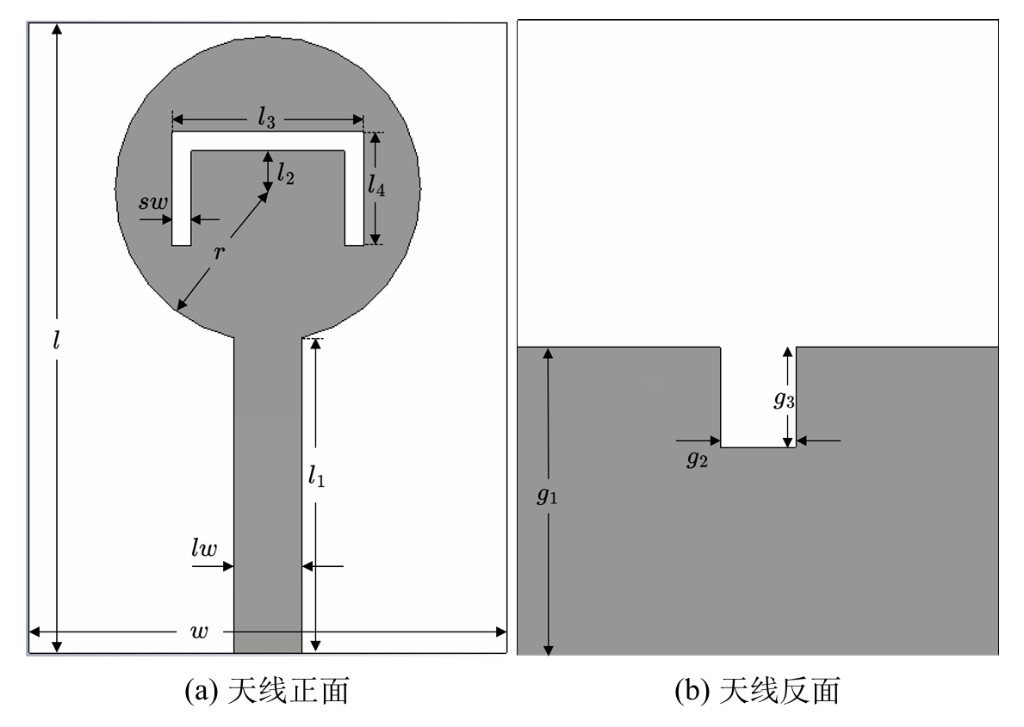
#> input picture report/figs/geometry.jpg, 1024 x 727 px
$ python build_report.py
#> lines starting #> are read from the running program, lines starting #| are printed output that depends on the picture
"""逐页生成学术报告 PDF。"""

from collections import defaultdict
from pathlib import Path
import csv
import re

from matplotlib.path import Path as MplPath
from matplotlib.patches import PathPatch, Rectangle

import matplotlib.pyplot as plt
from matplotlib.backends.backend_pdf import PdfPages

ROOT = Path(__file__).resolve().parent
OUT = ROOT / "基于AI-Agent的HFSS天线优化方法.pdf"
RUN = ROOT.parent / "eval/exams/uwb_circular_notch/runs/20260819-222718"
if not RUN.is_dir():
    RUN = ROOT.parent / "eval/archive/exams/uwb_circular_notch/runs/20260819-222718"
S11_INIT = RUN / "round-000-s11.csv"
S11_R001 = RUN / "round-001-s11.csv"
S11_R002 = RUN / "round-002-s11.csv"
S11_R003 = RUN / "round-003-s11.csv"
S11_R004 = RUN / "round-004-s11.csv"
S11_R005 = RUN / "round-005-s11.csv"
S11_R006 = RUN / "round-006-s11.csv"
S11_R007 = RUN / "round-007-s11.csv"
S11_R008 = RUN / "round-008-s11.csv"
S11_FINAL = RUN / "s11.csv"

plt.rcParams.update(
    {
        "font.sans-serif": ["Microsoft YaHei", "SimHei", "SimSun"],
        "axes.unicode_minus": False,
        "pdf.fonttype": 42,
    }
)

SLIDE = (13.333, 7.5)


def new_slide():
    fig = plt.figure(figsize=SLIDE, facecolor="white")
    ax = fig.add_axes((0, 0, 1, 1))
    ax.set_xlim(0, 1)
    ax.set_ylim(0, 1)
    ax.axis("off")
    return fig, ax


def heading(ax, title: str) -> None:
    ax.text(0.08, 0.90, title, ha="left", va="top", fontsize=22, color="black")


# [57 lines left out: function speech_bubble, not called in this run]


def page_01(pdf: PdfPages) -> None:
    fig, ax = new_slide()
    ax.text(
        0.5,
        0.56,
        "基于AI Agent，MCP及Skill的HFSS天线优化方法（早期demo）",
        ha="center",
        va="center",
        fontsize=24,
        color="black",
    )
    ax.text(0.5, 0.36, "陈彦松", ha="center", va="center", fontsize=16, color="black")
    ax.text(0.5, 0.28, "2026年8月", ha="center", va="center", fontsize=14, color="black")
    pdf.savefig(fig)
    plt.close(fig)


def page_02(pdf: PdfPages) -> None:
    fig, ax = new_slide()
    heading(ax, "目录")
    entries = [
        (3, "Agent、MCP、Skill"),
        (4, "工作过程"),
        (5, "Agent工作实例展示"),
        (6, "天线结构"),
        (7, "初始 S11 与优化目标"),
        (8, "初始天线俯视图"),
        (9, "初始判断"),
        (10, "第一轮扫参"),
        (11, "第一轮结果"),
        (12, "第二轮扫参"),
        (13, "第二轮结果"),
        (14, "修改参数"),
        (15, "第三轮扫参"),
        (16, "第三轮结果"),
        (17, "第四轮扫参"),
        (18, "第四轮结果"),
        (19, "第五轮扫参"),
        (20, "第五轮结果"),
        (21, "修改参数"),
        (22, "第六轮扫参"),
        (23, "第六轮结果"),
        (24, "第七轮扫参"),
        (25, "第七轮结果"),
        (26, "第八轮扫参"),
        (27, "第八轮结果"),
        (28, "交卷"),
        (29, "交卷天线俯视图"),
        (30, "与已有工作的对比"),
    ]
    mid = (len(entries) + 1) // 2
    columns = (entries[:mid], entries[mid:])
    xs = ((0.08, 0.46), (0.54, 0.92))
    for (x0, x1), col in zip(xs, columns):
        y = 0.78
        for num, title in col:
            ax.text(x0, y, title, ha="left", va="center", fontsize=14, color="black")
            ax.text(x1, y, str(num), ha="right", va="center", fontsize=14, color="black")
            y -= 0.048
    pdf.savefig(fig)
    plt.close(fig)


_RUN = set(
    "ABCDEFGHIJKLMNOPQRSTUVWXYZabcdefghijklmnopqrstuvwxyz"
    "0123456789.+-–—−×_%'=/:"
)
_UNITS = ("GHz", "dB", "mm", "MHz")
_BREAK_AFTER = set("，。；、：")


def _disp_w(s: str) -> float:
    return sum(0.55 if ord(c) < 128 else 1.0 for c in s)


def wrap_cn(text: str, width: float = 42) -> str:
    tokens: list[str] = []
    i, n = 0, len(text)
    while i < n:
        if text[i] in _RUN:
            j = i + 1
            while j < n and text[j] in _RUN:
                j += 1
            tokens.append(text[i:j])
            i = j
            continue
        tokens.append(text[i])
        i += 1

    glued: list[str] = []
    i, m = 0, len(tokens)
    while i < m:
        tok = tokens[i]
        i += 1
        while True:
            if i + 1 < m and tokens[i] == " " and tokens[i + 1] in _UNITS:
                tok += " " + tokens[i + 1]
                i += 2
                continue
            if (
                i + 3 < m
                and tokens[i] == " "
                and tokens[i + 1] in ("=", "×")
                and tokens[i + 2] == " "
                and tokens[i + 3]
                and tokens[i + 3][0] in _RUN
            ):
                tok += " " + tokens[i + 1] + " " + tokens[i + 3]
                i += 4
                continue
            break
        glued.append(tok)

    def _punct_split(buf: str, min_ratio: float) -> tuple[str, str] | None:
        for k in range(len(buf) - 1, -1, -1):
            if buf[k] in _BREAK_AFTER:
                left, right = buf[: k + 1], buf[k + 1 :].lstrip()
                if _disp_w(left) >= width * min_ratio:
                    return left, right
        return None

    soft = width * 1.08
    lines: list[str] = []
    buf = ""
    for tok in glued:
        trial_w = _disp_w(buf) + _disp_w(tok)
        if not buf or trial_w <= width or tok in _BREAK_AFTER or tok == " ":
            buf += tok
            continue
        if trial_w <= soft and _punct_split(buf, 0.70) is None:
            buf += tok
            continue
        sp = _punct_split(buf, 0.48)
        if sp:
            lines.append(sp[0])
            buf = (sp[1] + tok).lstrip()
        else:
            lines.append(buf.rstrip())
            buf = tok.lstrip()
    if buf.strip():
        lines.append(buf.rstrip())
    return "\n".join(lines)


def page_03(pdf: PdfPages) -> None:
    fig, ax = new_slide()
    heading(ax, "Agent、MCP、Skill")
    rows = [
        (
            "Agent",
            "与传统的ChatGPT类似的“一问一答”类AI不同，Agent能连续调用工具完成任务。"
            "本项目采用 Grok 4.6：Agent负责阅读模型，决定扫参变量、范围，执行扫参，监控进度，修改参数等操作。",
        ),
        (
            "MCP",
            "Agent不能直接操作HFSS，这时需要MCP（Model Context Protocol）充当桥梁，把Agent发出的指令转换成HFSS里实际的操作。"
            "本项目的MCP为自己编写，这些操作包括阅读模型、修改参数、建立并执行扫参、监控进度、导出曲线；"
            "HFSS始终是用户已经打开的那一份。",
        ),
        (
            "Skill",
            "有了工具之后，Agent还需要知道这类天线该怎么调。本项目的Skill为自己编写，说明："
            "根据结构决定扫参变量和范围，用HFSS自带的Optimetrics做联合扫参，根据一簇曲线判断下一轮；"
            "禁止单点试探，也不使用遗传、粒子群等优化算法。Skill不提供某一副天线的尺寸答案。",
        ),
    ]
    y = 0.74
    for name, text in rows:
        ax.text(0.08, y, name, ha="left", va="top", fontsize=18, color="black")
        ax.text(
            0.08,
            y - 0.07,
            wrap_cn(text, 44),
            ha="left",
            va="top",
            fontsize=15,
            color="black",
            linespacing=1.45,
        )
        y -= 0.24
    pdf.savefig(fig)
    plt.close(fig)


def page_04(pdf: PdfPages) -> None:
    fig, ax = new_slide()
    heading(ax, "工作过程")

    labels = ["读模型", "定矩阵", "HFSS 求解", "看一簇 S11", "换组 / 钉点"]
    n = 5
    margin, gap = 0.05, 0.036
    box_w = (1 - 2 * margin - (n - 1) * gap) / n
    box_h = 0.18
    box_y = 0.56
    xs = [margin + i * (box_w + gap) for i in range(n)]
    fill, stroke, on_fill = "#1F4E79", "#1F4E79", "white"

    for i, (x, title) in enumerate(zip(xs, labels), start=1):
        ax.add_patch(
            Rectangle(
                (x, box_y),
                box_w,
                box_h,
                facecolor=fill,
                edgecolor=stroke,
                linewidth=0.8,
                zorder=2,
            )
        )
        ax.text(
            x + box_w / 2,
            box_y + box_h * 0.70,
            str(i),
            ha="center",
            va="center",
            fontsize=15,
            color=on_fill,
            zorder=3,
        )
        ax.text(
            x + box_w / 2,
            box_y + box_h * 0.32,
            title,
            ha="center",
            va="center",
            fontsize=15,
            color=on_fill,
            zorder=3,
        )

    mid_y = box_y + box_h / 2
    for i in range(n - 1):
        ax.annotate(
            "",
            xy=(xs[i + 1], mid_y),
            xytext=(xs[i] + box_w, mid_y),
            arrowprops=dict(arrowstyle="-|>", color=stroke, lw=1.6, mutation_scale=13),
            zorder=1,
        )

    loop_y = box_y - 0.065
    x_left = xs[0] + box_w / 2
    x_right = xs[-1] + box_w / 2
    ax.plot(
        [x_right, x_right, x_left, x_left],
        [box_y, loop_y, loop_y, box_y],
        color=stroke,
        lw=1.2,
    )
    ax.annotate(
        "",
        xy=(x_left, box_y),
        xytext=(x_left, loop_y + 0.008),
        arrowprops=dict(arrowstyle="-|>", color=stroke, lw=1.2, mutation_scale=11),
    )
    ax.text(0.5, loop_y - 0.012, "再扫", ha="center", va="top", fontsize=13, color=stroke)

    ax.text(0.08, 0.38, "实例", ha="left", va="top", fontsize=16, color="black")
    ax.text(
        0.08,
        0.31,
        "开场：patch_r = 5.6 mm，slot_length = 12 mm，lw = 5.25 mm。S11 在 5–7 GHz 有约 1.9 GHz 塌陷，峰在 6.0 GHz。\n"
        "第一轮：slot_length × sw × l2，27 点。槽长加 60%，峰仍停在 6.0 GHz 附近。\n"
        "写入 HFSS：Optimetrics 中建立 SlotU_R001，Analyze 27 组。\n"
        "结果：开场塌陷不是倒 U 在工作 → 下一轮改扫 patch_r × lw × g1。\n"
        "钉点：patch_r = 11.5 mm，lw = 2.32 mm，slot_length = 19.7 mm，l1 = 11.8 mm。",
        ha="left",
        va="top",
        fontsize=14,
        color="black",
        linespacing=1.65,
    )

    pdf.savefig(fig)
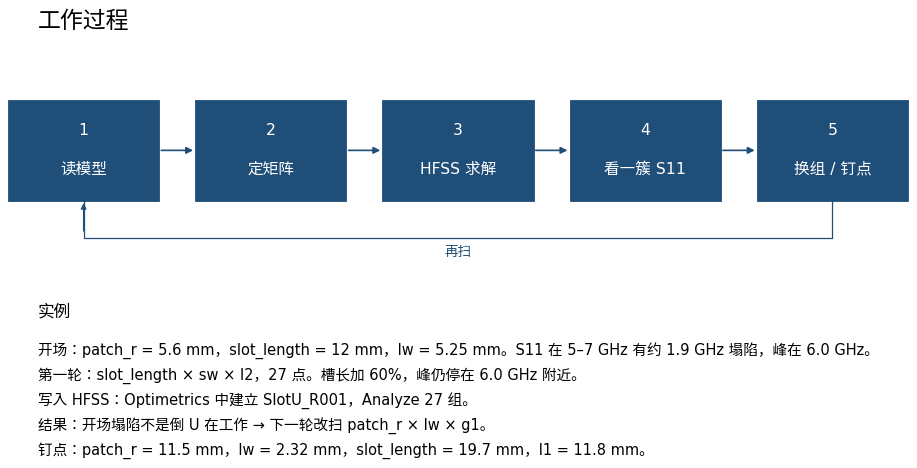
#> figure drawn by matplotlib, 1 panel
    plt.close(fig)


def page_05(pdf: PdfPages) -> None:
    fig, ax = new_slide()
    ax.text(
        0.5,
        0.5,
        "Agent工作实例展示",
        ha="center",
        va="center",
        fontsize=28,
        color="black",
    )
    pdf.savefig(fig)
    plt.close(fig)


def place_image(fig, path: Path, box: tuple[float, float, float, float] = (0.08, 0.06, 0.84, 0.76)) -> None:
#> called with box = (0.08, 0.06, 0.84, 0.76)
    img = plt.imread(path)
#> img is the input picture: shape (727, 1024, 3); mean R, G, B 217.8, 217.8, 217.8
    ih, iw = img.shape[:2]
#> ih = 727; iw = 1024
    box_aspect = (box[2] * SLIDE[0]) / (box[3] * SLIDE[1])
    img_aspect = iw / ih
#> img_aspect = 1.41
    left, bottom, width, height = box
    if img_aspect > box_aspect:
        new_h = height * box_aspect / img_aspect
        bottom += (height - new_h) / 2
        height = new_h
    else:
        new_w = width * img_aspect / box_aspect
#> new_w = 0.602
        left += (width - new_w) / 2
#> left = 0.199
        width = new_w
#> width = 0.602
    ax = fig.add_axes((left, bottom, width, height))
    ax.imshow(img)
    ax.set_axis_off()


def page_06(pdf: PdfPages) -> None:
    fig = plt.figure(figsize=SLIDE, facecolor="white")
    fig.text(0.08, 0.90, "天线结构", ha="left", va="top", fontsize=22, color="black")
    place_image(fig, ROOT / "figs" / "geometry.jpg")
    pdf.savefig(fig)
    plt.close(fig)


def load_s11(path: Path) -> tuple[list[float], list[float]]:
    freq, s11 = [], []
#> (the run stopped early here; a loop or call above may not have finished)
